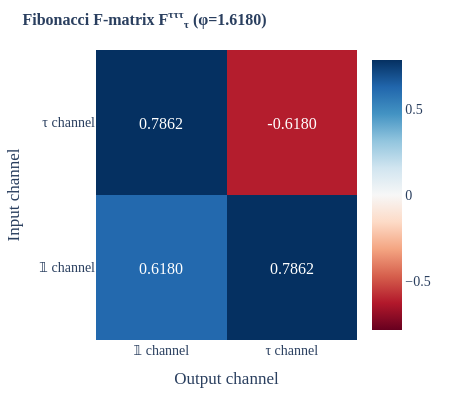

The code cell stored with this chart in its notebook:
### Code cell
# viz-ref: fig_fibonacci_f_matrix
fig = fig_fibonacci_f_matrix()
fig.show()

### Figure 1 — Plotly figure (JSON) as saved in the notebook; plotly's stock layout.template omitted (floating-point values rounded to 4 significant figures)
{"data": [{"colorscale": [[0.0, "rgb(103,0,31)"], [0.1, "rgb(178,24,43)"], [0.2, "rgb(214,96,77)"], [0.3, "rgb(244,165,130)"], [0.4, "rgb(253,219,199)"], [0.5, "rgb(247,247,247)"], [0.6, "rgb(209,229,240)"], [0.7, "rgb(146,197,222)"], [0.8, "rgb(67,147,195)"], [0.9, "rgb(33,102,172)"], [1.0, "rgb(5,48,97)"]], "text": [["0.6180", "0.7862"], ["0.7862", "-0.6180"]], "textfont": {"size": 16}, "texttemplate": "%{text}", "type": "heatmap", "x": ["𝟙 channel", "τ channel"], "y": ["𝟙 channel", "τ channel"], "z": [[0.618, 0.7862], [0.7862, -0.618]], "zmid": 0}], "layout": {"font": {"family": "CMU Serif, Computer Modern, Times New Roman, serif", "size": 14}, "height": 400, "margin": {"b": 60, "l": 70, "r": 30, "t": 50}, "paper_bgcolor": "white", "plot_bgcolor": "white", "title": {"font": {"family": "CMU Serif, Computer Modern, Times New Roman, serif", "size": 16}, "text": "<b>Fibonacci F-matrix F<sup>τττ</sup><sub>τ</sub> (φ=1.6180)</b>"}, "width": 450, "xaxis": {"title": {"text": "Output channel"}}, "yaxis": {"title": {"text": "Input channel"}}}}
